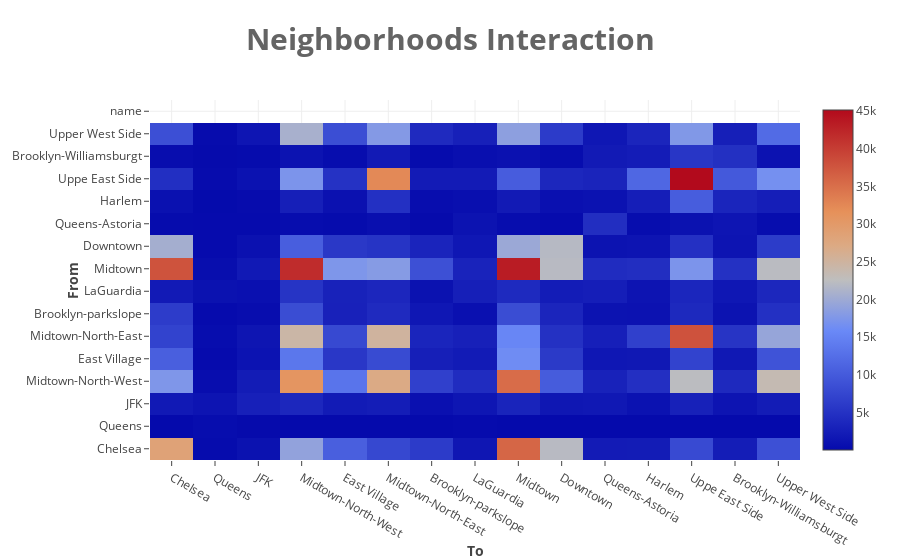

Write notebook code for a chart like this one.
### Code cell
import plotly.offline as py
import plotly.graph_objs as go
py.init_notebook_mode(connected=True)

trace = go.Heatmap(z= np.array(rides_df.values),
                  x = rides_df.columns[:-1], # ['Chelsea', 'Queens', 'JFK',...'Upper West Side']
                  y = rides_df.columns) # ['Chelsea', 'Queens', 'JFK',...'Upper West Side', 'name']

layout = dict(
    title = ' <b>Neighborhoods Interaction</b>',
    titlefont = dict(
    size = 30,
    color = ('rgb(100,100,100)')),
    margin = dict(t=100,r=100,b=100,l=150),
        yaxis = dict(
            title = ' <b> From </b>'),
        xaxis = dict(
            title = '<b> To </b>'))

data=[trace]
fig = go.Figure(data=data, layout=layout)
py.iplot(fig, filename='labelled-heatmap')

### Figure 1 — Plotly figure (JSON) as saved in the notebook; plotly's stock layout.template omitted (floating-point values rounded to 4 significant figures; data arrays with more than 128 entries replaced by an {"elided": "..."} marker saying what was removed)
{"data": [{"type": "heatmap", "uid": "b552d518-b4b1-4e7a-af38-fc0fdf783362", "x": ["Chelsea", "Queens", "JFK", "Midtown-North-West", "East Village", "Midtown-North-East", "Brooklyn-parkslope", "LaGuardia", "Midtown", "Downtown", "Queens-Astoria", "Harlem", "Uppe East Side", "Brooklyn-Williamsburgt", "Upper West Side"], "y": ["Chelsea", "Queens", "JFK", "Midtown-North-West", "East Village", "Midtown-North-East", "Brooklyn-parkslope", "LaGuardia", "Midtown", "Downtown", "Queens-Astoria", "Harlem", "Uppe East Side", "Brooklyn-Williamsburgt", "Upper West Side", "name"], "z": {"elided": "15x16 mixed values"}}], "layout": {"margin": {"b": 100, "l": 150, "r": 100, "t": 100}, "title": {"font": {"color": "rgb(100,100,100)", "size": 30}, "text": " <b>Neighborhoods Interaction</b>"}, "xaxis": {"title": {"text": "<b> To </b>"}}, "yaxis": {"title": {"text": " <b> From </b>"}}}}
